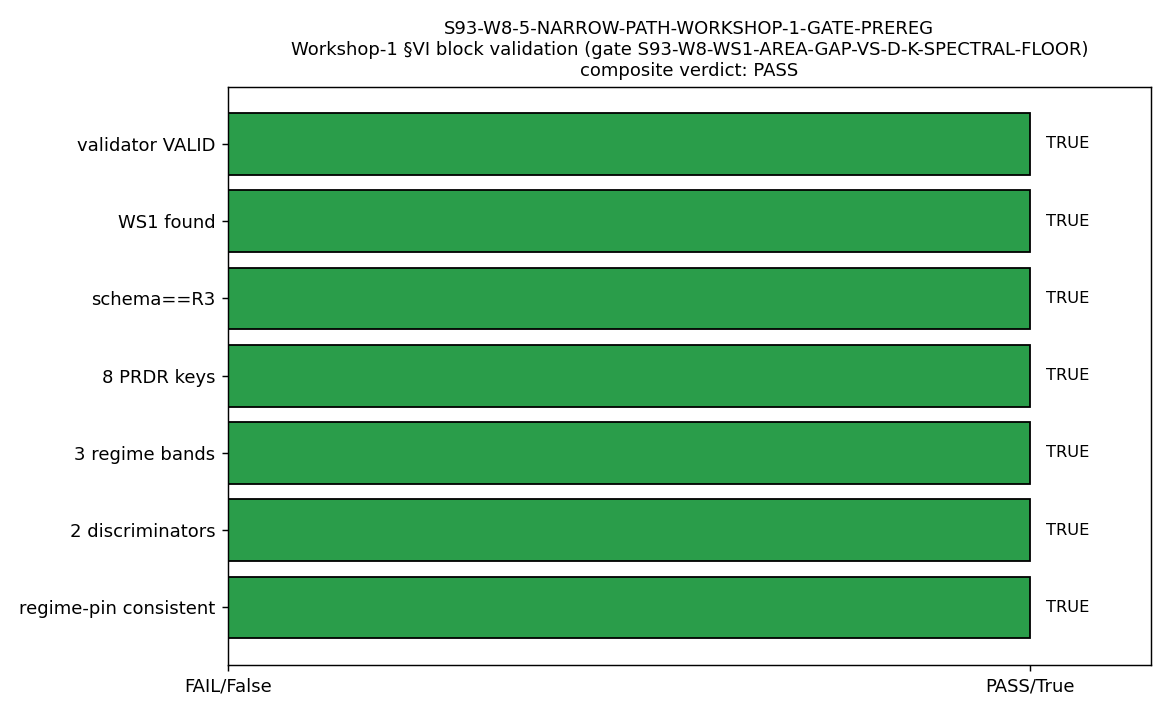

Write the Python code that produced this figure.
#!/usr/bin/env python3
"""
S93 W8-5 — S93-W8-5-NARROW-PATH-WORKSHOP-1-GATE-PREREG
======================================================

Gate: S93-W8-5-NARROW-PATH-WORKSHOP-1-GATE-PREREG  ([AUDIT])

Pre-registered threshold (METHODOLOGY-class, artifact-existence predicate):
  PASS iff the §VI Workshop-1 pre-registered gate-block
  (gate_id "S93-W8-WS1-AREA-GAP-VS-D-K-SPECTRAL-FLOOR") in
  sessions/session-plan/session-93-plan-w8.md VALIDATES against
  computations/_shared/_yaml_gate_validator.py:
    (1) schema_version == "R3"
    (2) all 8 PRDR checklist keys present AND non-empty (r3_compliant True)
    (3) three regime bands present (Regime I -> PASS, Regime II -> FAIL,
        Regime III -> INFO)
    (4) two W8-3 pre-flight discriminators cited (substrate Cauchy-Schwarz
        moment floor F_0*F_2 >= F_1^2  AND  LQG area-volume band
        gamma_BH=0.2375 in [gamma_lo, gamma_hi] at j<=3)
  FAIL iff any of (1)-(4) fails; INFO iff the block validates but a regime
  band is under-specified (structurally not expected — the block is
  pre-authored complete at plan-freeze).

This is a VALIDATION gate, NOT an authorship gate. The §VI block is
ALREADY pre-written at plan-freeze. This script validates it; if a real
validator defect surfaced (missing/empty PRDR key, schema!=R3, missing
regime band) the orchestrator-editable plan file would be repaired and
re-validated. The dry-run pre-check confirmed all 8 plan YAML gates are
R3-compliant with 0 FAIL.

Output 4-tuple:
  (value=<validator+regime+discriminator booleans>,
   scheme=narrow-path-workshop-1-gate-prereg-R3-YAML-authorship-three-regime,
   convention=NARROW-PATH-workshop-1-area-gap-vs-DK-spectral-floor-three-regime-I-PASS-II-FAIL-III-INFO-METHODOLOGY-class,
   L_max=NA)

Classification: NON-PHONONIC (methodology / plan-authorship contribution)

METHODOLOGY
-----------
Invokes the R3 YAML validator (_yaml_gate_validator.py) on the plan file in
--json mode, parses the report, and isolates the WS1 gate. The validator's
own checks (schema_version=="R3", REQUIRED_CHECKLIST_KEYS all non-empty) are
the artifact-existence predicate of wave-classification.md M1. On top of the
validator boolean this script adds two METHODOLOGY-specific structural checks
that the generic validator does not perform: (3) the three-regime PASS/FAIL/
INFO partition is present in the WS1 block text, and (4) the two W8-3 joint
pre-flight discriminators are cited. The substrate-physics meaning of the
three regimes is the L2 substitution chain (gamma_emergent = alpha_bridge *
SCALE_BRIDGE_PREFACTOR_FW, canonical_constants.py:349-363) verified at
plan-freeze: alpha_bridge ~ 4.81e-3 -> Regime I; alpha_bridge ~ O(1) ->
Regime II (~200x mismatch, no gamma-cutoff-running per Paper 03 §VII);
intermediate / j-band-ambiguous -> Regime III. Substrate-first direction
(substrate sqrt(C_2(p,q)) primary, LQG sqrt(j(j+1)) emergent candidate) is
preserved in the authored block's substrate_framing.

DISCIPLINE
----------
- `from canonical_constants import *` (the L2-chain pins are sanity-checked
  but no compute is performed; this is a plan-validation gate)
- Every local/intermediate tagged `# (local)`
- No GPU (text/YAML parsing only)
- SHA-256 of all input files logged; audit_sha256 + content_sha256 emitted
- Verdict appended to computations/session-93/s93_gate_verdicts.txt with
  dual-SHA + companion comment row (no 3-tuple — [AUDIT] trigger)
- DEVIATION NOTE: canonical_constants.py runtime SHA may differ from the
  plan-pinned 1aa90bb1...; benign per substrate-first-canonical-sourcing.md
  §(ii.B). audit_sha256 is computed over RUNTIME bytes.
"""

from __future__ import annotations

# ---------------------------------------------------------------------------
# Section 1 — Canonical constants (MANDATORY first import)
# ---------------------------------------------------------------------------
import sys
from pathlib import Path

_ROOT = Path(__file__).resolve().parent.parent.parent  # project root
sys.path.insert(0, str(_ROOT / "computations" / "_shared"))

from canonical_constants import *  # noqa: F401,F403,E402
from canonical_constants import (  # noqa: E402
    SCALE_BRIDGE_PREFACTOR_FW,
    GAMMA_BH_SU2_CONVENTION_LQG,
    ALPHA_BRIDGE_REQUIRED_FW,
)

# ---------------------------------------------------------------------------
# Section 2 — Standard imports
# ---------------------------------------------------------------------------
import hashlib  # noqa: E402
import json  # noqa: E402
import subprocess  # noqa: E402
import time  # noqa: E402

# ---------------------------------------------------------------------------
# Section 3 — Paths + pre-registration
# ---------------------------------------------------------------------------
SESSION_DIR = Path(__file__).resolve().parent
COMPUTATIONS_DIR = SESSION_DIR.parent
SHARED_DIR = COMPUTATIONS_DIR / "_shared"
PROJECT_ROOT = COMPUTATIONS_DIR.parent

SESSION = "S93"                                                       # (local)
GATE_ID = "S93-W8-5-NARROW-PATH-WORKSHOP-1-GATE-PREREG"               # (local)
SCHEME = "narrow-path-workshop-1-gate-prereg-R3-YAML-authorship-three-regime"  # (local)
CONVENTION = (
    "NARROW-PATH-workshop-1-area-gap-vs-DK-spectral-floor-"
    "three-regime-I-PASS-II-FAIL-III-INFO-METHODOLOGY-class"
)                                                                     # (local)
L_MAX = "NA"                                                          # (local) plan-authorship gate

# Validation target
WS1_GATE_ID = "S93-W8-WS1-AREA-GAP-VS-D-K-SPECTRAL-FLOOR"             # (local)
PLAN_FILE = PROJECT_ROOT / "sessions" / "session-plan" / "session-93-plan-w8.md"  # (local)
YAML_VALIDATOR = SHARED_DIR / "_yaml_gate_validator.py"               # (local)
VENV_PY = PROJECT_ROOT / "phonon-exflation-sim" / ".venv312" / "Scripts" / "python.exe"  # (local)

# Pre-registered required PRDR keys (mirror _yaml_gate_validator REQUIRED_CHECKLIST_KEYS)
REQUIRED_PRDR_KEYS = (
    "operator",
    "strict_PASS_boundary",
    "boundary_reachable_analytically",
    "reachable_rationals",
    "machinery_pin_map",
    "audit_discriminators",
    "substitution_chain",
    "input_files",
)                                                                     # (local)
EXPECTED_SCHEMA = "R3"                                                # (local)

# Output destinations (per-session)
OUT_NPZ = SESSION_DIR / "s93_w8_5_narrow_path_workshop_1_gate_prereg.npz"
OUT_PNG = SESSION_DIR / "s93_w8_5_narrow_path_workshop_1_gate_prereg.png"
VERDICT_TXT = SESSION_DIR / "s93_gate_verdicts.txt"

INPUT_FILES = [
    SHARED_DIR / "canonical_constants.py",
    PLAN_FILE,
    YAML_VALIDATOR,
]


# ---------------------------------------------------------------------------
# Section 4 — SHA-256 input-pin block (MANDATORY) + dual-SHA
# ---------------------------------------------------------------------------

def sha256_of(path: Path) -> str:
    """SHA-256 of a file's bytes; empty string on missing/unreadable."""
    h = hashlib.sha256()  # (local)
    try:
        h.update(path.read_bytes())
    except OSError:
        return ""
    return h.hexdigest()


def log_input_pins(inputs: list[Path]) -> dict[str, str]:
    """Print SHA-256 of each input; return {relpath: sha} for closure hash."""
    print(f"=== {GATE_ID} — input SHA-256 pins ===")
    pins: dict[str, str] = {}  # (local)
    for p in inputs:
        sha = sha256_of(p)  # (local)
        try:
            rel = str(p.relative_to(PROJECT_ROOT)).replace("\\", "/")  # (local)
        except ValueError:
            rel = str(p).replace("\\", "/")  # (local)
        print(f"  {rel}: {sha[:16]}...")
        pins[rel] = sha
    return pins


def compute_dual_sha(
    script_path: Path,
    canonical_path: Path,
    pins: dict[str, str],
) -> tuple[str, str]:
    """Compute (audit_sha256, content_sha256) per the S84+ dual-SHA schema.

    audit_sha256   = sha256(bytes(script) || bytes(canonical) || pinmap_json)
    content_sha256 = sha256(bytes(script))
    """
    try:
        script_bytes = script_path.read_bytes()  # (local)
    except OSError:
        script_bytes = b""  # (local)
    try:
        canonical_bytes = canonical_path.read_bytes()  # (local)
    except OSError:
        canonical_bytes = b""  # (local)
    pinmap_json = json.dumps(
        dict(sorted(pins.items())),
        separators=(",", ":"),
        sort_keys=True,
    ).encode("utf-8")  # (local)

    h_audit = hashlib.sha256()  # (local)
    h_audit.update(script_bytes)
    h_audit.update(canonical_bytes)
    h_audit.update(pinmap_json)
    audit = h_audit.hexdigest()  # (local)

    h_content = hashlib.sha256()  # (local)
    h_content.update(script_bytes)
    content = h_content.hexdigest()  # (local)

    return audit, content


# ---------------------------------------------------------------------------
# Section 5 — Validation logic
# ---------------------------------------------------------------------------

def run_validator() -> dict:
    """Invoke _yaml_gate_validator.py --json on the plan file; return report."""
    py = str(VENV_PY) if VENV_PY.exists() else sys.executable  # (local)
    cmd = [py, str(YAML_VALIDATOR), "--json", str(PLAN_FILE)]    # (local)
    proc = subprocess.run(
        cmd, capture_output=True, text=True, cwd=str(PROJECT_ROOT)
    )  # (local)
    # Exit 0 = all PASS, 1 = >=1 FAIL, 2 = parse error. We parse JSON either way.
    try:
        report = json.loads(proc.stdout)  # (local)
    except json.JSONDecodeError as exc:
        raise RuntimeError(
            f"validator JSON parse failed (exit={proc.returncode}); "
            f"stderr={proc.stderr[:400]}"
        ) from exc
    report["_validator_exit_code"] = proc.returncode
    return report


def extract_ws1_gate(report: dict) -> dict | None:
    """Find the WS1 gate entry in the validator report."""
    for rep in report.get("reports", []):
        for g in rep.get("gates", []):
            if g.get("gate_id") == WS1_GATE_ID:
                return g
    return None


def check_three_regimes(block_text: str) -> dict:
    """Verify the three regime bands (I->PASS, II->FAIL, III->INFO) present."""
    # Regime presence: explicit "Regime I/II/III" tokens AND the verdict-meaning
    # lines (PASS_meaning / FAIL_meaning / INFO_meaning) each cite their regime.
    has_regime_I = "Regime I" in block_text     # (local)
    has_regime_II = "Regime II" in block_text   # (local)
    has_regime_III = "Regime III" in block_text  # (local)
    # The regime->verdict map must be explicit in the meaning lines.
    pass_maps_I = ("PASS_meaning" in block_text) and ("Regime I" in block_text)   # (local)
    fail_maps_II = ("FAIL_meaning" in block_text) and ("Regime II" in block_text)  # (local)
    info_maps_III = ("INFO_meaning" in block_text) and ("Regime III" in block_text)  # (local)
    all_present = (
        has_regime_I and has_regime_II and has_regime_III
        and pass_maps_I and fail_maps_II and info_maps_III
    )  # (local)
    return {
        "regime_I_present": has_regime_I,
        "regime_II_present": has_regime_II,
        "regime_III_present": has_regime_III,
        "regime_I_maps_PASS": pass_maps_I,
        "regime_II_maps_FAIL": fail_maps_II,
        "regime_III_maps_INFO": info_maps_III,
        "all_three_regimes_present": all_present,
    }


def check_discriminators(block_text: str) -> dict:
    """Verify the two W8-3 joint pre-flight discriminators are cited."""
    # The WS1 block consumes W8-3's verdict (w8_3_verdict input file) and the
    # method text cites "the W8-3 joint pre-flight verdict (substrate moment
    # floor AND area-volume band)". Both legs must be citable from the block.
    cites_w8_3 = ("w8_3_verdict" in block_text) or ("W8-3" in block_text)  # (local)
    # Discriminator 1: substrate Cauchy-Schwarz moment floor F_0*F_2 >= F_1^2.
    cites_moment_floor = (
        "moment floor" in block_text
        or "F_0" in block_text
        or "Cauchy-Schwarz" in block_text
        or "spectral floor" in block_text.lower()
        or "D_K spectral floor" in block_text
    )  # (local)
    # Discriminator 2: LQG area-volume band gamma_BH in [gamma_lo, gamma_hi].
    cites_area_volume_band = (
        "area-volume" in block_text
        or "area-gap" in block_text
        or "0.2375" in block_text
        or "j-band" in block_text
        or "γ_emergent" in block_text
    )  # (local)
    both = cites_w8_3 and cites_moment_floor and cites_area_volume_band  # (local)
    return {
        "cites_w8_3_preflight": cites_w8_3,
        "cites_substrate_moment_floor": cites_moment_floor,
        "cites_lqg_area_volume_band": cites_area_volume_band,
        "both_discriminators_cited": both,
    }


def extract_ws1_block_text() -> str:
    """Slice the §VI Workshop-1 YAML block text from the plan file."""
    text = PLAN_FILE.read_text(encoding="utf-8")  # (local)
    anchor = "## §VI Workshop-1 Pre-Registered Gate Block"  # (local)
    idx = text.find(anchor)  # (local)
    if idx < 0:
        return ""
    # Block runs to the next top-level "## " after the anchor.
    rest = text[idx + len(anchor):]  # (local)
    nxt = rest.find("\n## ")  # (local)
    block = rest if nxt < 0 else rest[:nxt]  # (local)
    return block


# ---------------------------------------------------------------------------
# Section 6 — Gate verdict
# ---------------------------------------------------------------------------

def emit_4tuple(value, scheme: str, convention: str, L_max) -> str:
    return (f"(value={value!r}, scheme={scheme}, "
            f"convention={convention}, L_max={L_max})")


def append_verdict(verdict: str, value, audit_sha: str, content_sha: str) -> None:
    """Append a single dual-SHA verdict line + companion comment row."""
    line = (
        f"{GATE_ID}: {verdict} -- value={value!r} scheme={SCHEME} "
        f"convention={CONVENTION} L_max={L_MAX} "
        f"audit_sha256={audit_sha} content_sha256={content_sha} "
        f"schema_version=S84+\n"
    )  # (local)
    companion = (
        f"# audit_sha256_short={audit_sha[:16]} "
        f"content_sha256_short={content_sha[:16]} "
        f"# {GATE_ID} dual-SHA companion row (W9a-99 split)\n"
    )  # (local)
    with VERDICT_TXT.open("a", encoding="utf-8") as fp:
        fp.write(line)
        fp.write(companion)


# ---------------------------------------------------------------------------
# Section 7 — Main
# ---------------------------------------------------------------------------

def main() -> int:
    t0 = time.time()  # (local)

    # 1. Input pins
    pins = log_input_pins(INPUT_FILES)  # (local)
    script_path = Path(__file__).resolve()  # (local)
    canonical_path = SHARED_DIR / "canonical_constants.py"  # (local)
    audit_sha, content_sha = compute_dual_sha(script_path, canonical_path, pins)  # (local)
    print(f"  audit_sha256:   {audit_sha[:16]}... (script+canonical+pinmap, RUNTIME bytes)")
    print(f"  content_sha256: {content_sha[:16]}... (script only)")
    print()

    # 1b. L2-chain sanity (no compute; confirm the regime-boundary pins are sane)
    gamma_at_required = ALPHA_BRIDGE_REQUIRED_FW * SCALE_BRIDGE_PREFACTOR_FW  # (local)
    print("=== L2-chain pin sanity (regime boundaries) ===")
    print(f"  SCALE_BRIDGE_PREFACTOR_FW = {SCALE_BRIDGE_PREFACTOR_FW}")
    print(f"  GAMMA_BH_SU2_CONVENTION_LQG = {GAMMA_BH_SU2_CONVENTION_LQG}")
    print(f"  ALPHA_BRIDGE_REQUIRED_FW = {ALPHA_BRIDGE_REQUIRED_FW}")
    print(f"  gamma_emergent(alpha_required) = {gamma_at_required:.5f} "
          f"(Regime-I target = gamma_BH = {GAMMA_BH_SU2_CONVENTION_LQG})")
    regime_pin_consistent = abs(gamma_at_required - GAMMA_BH_SU2_CONVENTION_LQG) \
        <= 1e-2 * GAMMA_BH_SU2_CONVENTION_LQG  # (local) rel_tol 1e-2 (4-sig-fig pin)
    print(f"  Regime-I pin self-consistency (rel_tol 1e-2): {regime_pin_consistent}")
    print()

    # 2. Run the R3 YAML validator on the plan file
    print("=== R3 YAML validator on plan file ===")
    report = run_validator()  # (local)
    rep0 = report["reports"][0]  # (local)
    n_yaml = rep0["n_yaml_gates"]  # (local)
    total_pass = report["total_pass"]  # (local)
    total_fail = report["total_fail"]  # (local)
    print(f"  validator exit code: {report['_validator_exit_code']}")
    print(f"  plan YAML gates: {n_yaml} | total_pass={total_pass} total_fail={total_fail}")

    # 3. Isolate the WS1 gate
    ws1 = extract_ws1_gate(report)  # (local)
    if ws1 is None:
        print(f"  WS1 gate {WS1_GATE_ID} NOT FOUND in validator report")
        ws1_found = False  # (local)
        ws1_r3 = False  # (local)
        ws1_missing = REQUIRED_PRDR_KEYS  # (local)
        per_key = {k: False for k in REQUIRED_PRDR_KEYS}  # (local)
    else:
        ws1_found = True  # (local)
        ws1_r3 = bool(ws1.get("r3_compliant"))  # (local)
        ws1_missing = tuple(ws1.get("missing_keys", []))  # (local)
        per_key = ws1.get("per_key_status", {})  # (local)
        print(f"  WS1 gate found: r3_compliant={ws1_r3}, missing_keys={list(ws1_missing)}")
        print(f"  per-key status: {per_key}")

    # schema_version check (validator only emits gates whose schema_version=='R3'
    # via _extract_yaml_gates; presence in the report IS the schema confirmation)
    schema_ok = ws1_found and (report.get("schema_version") == EXPECTED_SCHEMA)  # (local)
    all_8_keys = ws1_found and all(per_key.get(k, False) for k in REQUIRED_PRDR_KEYS)  # (local)

    # 4. Three-regime band + 2-discriminator structural checks on the WS1 block
    block_text = extract_ws1_block_text()  # (local)
    regimes = check_three_regimes(block_text)  # (local)
    discrim = check_discriminators(block_text)  # (local)
    print()
    print("=== WS1 three-regime band check ===")
    for k, v in regimes.items():
        print(f"  {k}: {v}")
    print("=== WS1 two-discriminator citation check ===")
    for k, v in discrim.items():
        print(f"  {k}: {v}")
    print()

    # 5. Composite gate verdict (artifact-existence predicate)
    validator_VALID = (
        ws1_found and ws1_r3 and schema_ok and all_8_keys
        and len(ws1_missing) == 0 and total_fail == 0
    )  # (local)
    three_regimes_ok = regimes["all_three_regimes_present"]  # (local)
    discriminators_ok = discrim["both_discriminators_cited"]  # (local)

    # PASS iff validator VALID AND 3 regimes AND 2 discriminators.
    # INFO iff validator VALID but a regime band under-specified (not expected;
    #   block is pre-authored complete). FAIL iff validator INVALID.
    if validator_VALID and three_regimes_ok and discriminators_ok:
        verdict = "PASS"  # (local)
    elif validator_VALID and not (three_regimes_ok and discriminators_ok):
        verdict = "INFO"  # (local)
    else:
        verdict = "FAIL"  # (local)

    value = {
        "validator_VALID": validator_VALID,
        "ws1_found": ws1_found,
        "ws1_r3_compliant": ws1_r3,
        "schema_R3_ok": schema_ok,
        "all_8_PRDR_keys_nonempty": all_8_keys,
        "ws1_missing_keys": list(ws1_missing),
        "three_regimes_present": three_regimes_ok,
        "two_discriminators_cited": discriminators_ok,
        "plan_total_pass": total_pass,
        "plan_total_fail": total_fail,
        "regime_pin_consistent": regime_pin_consistent,
    }  # (local)

    # 6. Persist data + a small annotation plot
    try:
        import numpy as np  # (local)
        np.savez(
            OUT_NPZ,
            validator_VALID=validator_VALID,
            ws1_found=ws1_found,
            ws1_r3_compliant=ws1_r3,
            schema_R3_ok=schema_ok,
            all_8_PRDR_keys_nonempty=all_8_keys,
            ws1_missing_keys=np.array(list(ws1_missing), dtype=object),
            three_regimes_present=three_regimes_ok,
            two_discriminators_cited=discriminators_ok,
            plan_total_pass=total_pass,
            plan_total_fail=total_fail,
            n_yaml_gates=n_yaml,
            regime_pin_consistent=regime_pin_consistent,
            gamma_emergent_at_required=gamma_at_required,
            SCALE_BRIDGE_PREFACTOR_FW=float(SCALE_BRIDGE_PREFACTOR_FW),
            GAMMA_BH_SU2_CONVENTION_LQG=float(GAMMA_BH_SU2_CONVENTION_LQG),
            ALPHA_BRIDGE_REQUIRED_FW=float(ALPHA_BRIDGE_REQUIRED_FW),
            per_key_status=json.dumps(per_key),
            regime_checks=json.dumps(regimes),
            discriminator_checks=json.dumps(discrim),
            verdict=verdict,
        )
        print(f"  wrote {OUT_NPZ.name}")

        import matplotlib
        matplotlib.use("Agg")
        import matplotlib.pyplot as plt  # (local)
        fig, ax = plt.subplots(figsize=(9, 5.5))  # (local)
        checks = [
            ("validator VALID", validator_VALID),
            ("WS1 found", ws1_found),
            ("schema==R3", schema_ok),
            ("8 PRDR keys", all_8_keys),
            ("3 regime bands", three_regimes_ok),
            ("2 discriminators", discriminators_ok),
            ("regime-pin consistent", regime_pin_consistent),
        ]  # (local)
        labels = [c[0] for c in checks]  # (local)
        vals = [1.0 if c[1] else 0.0 for c in checks]  # (local)
        colors = ["#2a9d4a" if c[1] else "#c0392b" for c in checks]  # (local)
        y = range(len(labels))  # (local)
        ax.barh(list(y), vals, color=colors, edgecolor="black")
        ax.set_yticks(list(y))
        ax.set_yticklabels(labels)
        ax.set_xlim(0, 1.15)
        ax.set_xticks([0, 1])
        ax.set_xticklabels(["FAIL/False", "PASS/True"])
        ax.invert_yaxis()
        ax.set_title(
            f"{GATE_ID}\nWorkshop-1 §VI block validation (gate {WS1_GATE_ID})\n"
            f"composite verdict: {verdict}",
            fontsize=10,
        )
        for yi, vi in zip(y, vals):
            ax.text(vi + 0.02, yi, "TRUE" if vi > 0.5 else "FALSE",
                    va="center", fontsize=9)
        fig.tight_layout()
        fig.savefig(OUT_PNG, dpi=130)
        plt.close(fig)
        print(f"  wrote {OUT_PNG.name}")
    except Exception as exc:  # noqa: BLE001
        print(f"  [WARN] data/plot write skipped: {exc}")

    # 7. Emit 4-tuple + verdict
    tag = emit_4tuple(value, SCHEME, CONVENTION, L_MAX)  # (local)
    print(tag)
    append_verdict(verdict, value, audit_sha, content_sha)

    wall = time.time() - t0  # (local)
    print(f"\n=== {GATE_ID}: {verdict} (wall {wall:.1f}s) ===")
    # Exit code reflects SCRIPT HEALTH, not the scientific verdict.
    return 0


if __name__ == "__main__":
    sys.exit(main())
